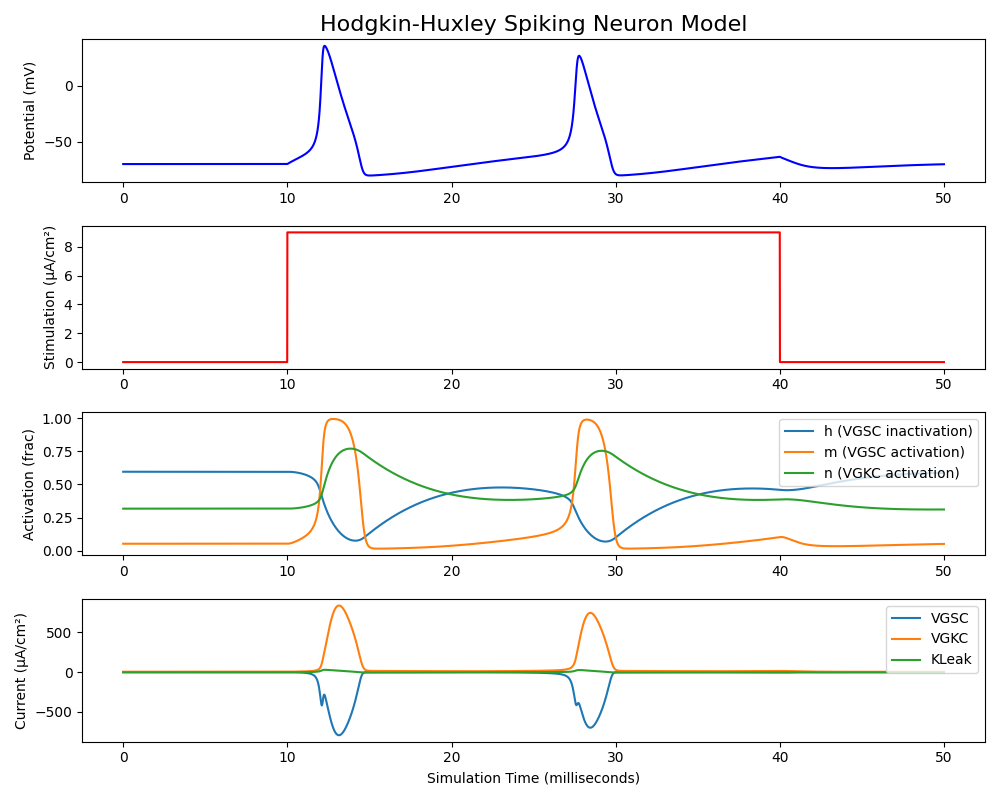

Generate this figure with Python:
#!/usr/bin/python3.4
# -*-coding:utf-8 -*

import pyhh
import numpy as np
import matplotlib.pyplot as plt

# customize a neuron model if desired
model = pyhh.HHModel()
model.gNa = 120  # typically 120
model.gK = 36  # typically 36
model.EK = -12  # typically -12

# customize a stimulus waveform
stim = np.zeros(5000)
stim[1000:4000] = 9

# simulate the model cell using the custom waveform
sim = pyhh.Simulation(model)
sim.Run(stimulusWaveform=stim, stepSizeMs=0.01)


# plot the results with MatPlotLib
plt.figure(figsize=(10, 8))

ax1 = plt.subplot(411)
ax1.plot(sim.times, sim.Vm - 70, color='b')
ax1.set_ylabel("Potential (mV)")
ax1.set_title("Hodgkin-Huxley Spiking Neuron Model", fontSize=16)

ax2 = plt.subplot(412)
ax2.plot(sim.times, stim, color='r')
ax2.set_ylabel("Stimulation (µA/cm²)")

ax3 = plt.subplot(413, sharex=ax1)
ax3.plot(sim.times, sim.StateH, label='h (VGSC inactivation)')
ax3.plot(sim.times, sim.StateM, label='m (VGSC activation)')
ax3.plot(sim.times, sim.StateN, label='n (VGKC activation)')
ax3.set_ylabel("Activation (frac)")
ax3.legend(loc="upper right")

ax4 = plt.subplot(414, sharex=ax1)
ax4.plot(sim.times, sim.INa, label='VGSC')
ax4.plot(sim.times, sim.IK, label='VGKC')
ax4.plot(sim.times, sim.IKleak, label='KLeak')
ax4.set_ylabel("Current (µA/cm²)")
ax4.set_xlabel("Simulation Time (milliseconds)")
ax4.legend()

plt.tight_layout()
plt.savefig("ion_concentration.png")
plt.show()
